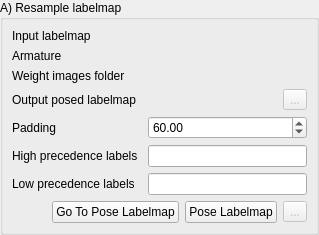
     <widget class="QWidget" name="ResamplePage">
      <property name="accessibleName">
       <string>Pose labelmap (resampling)</string>
      </property>
      <property name="accessibleDescription">
       <string>&lt;!DOCTYPE HTML PUBLIC &quot;-//W3C//DTD HTML 4.0//EN&quot; &quot;http://www.w3.org/TR/REC-html40/strict.dtd&quot;&gt;
&lt;html&gt;&lt;head&gt;&lt;meta name=&quot;qrichtext&quot; content=&quot;1&quot; /&gt;&lt;style type=&quot;text/css&quot;&gt;
p, li { white-space: pre-wrap; }
&lt;/style&gt;&lt;/head&gt;&lt;body style=&quot; font-family:'MS Shell Dlg 2'; font-size:8.25pt; font-weight:400; font-style:normal;&quot;&gt;
&lt;p style=&quot; margin-top:12px; margin-bottom:12px; margin-left:0px; margin-right:0px; -qt-block-indent:0; text-indent:0px;&quot;&gt;&lt;span style=&quot; font-size:10pt; font-weight:600;&quot;&gt;Pose labelmap (resampling)&lt;/span&gt;&lt;/p&gt;
&lt;p style=&quot; margin-top:12px; margin-bottom:12px; margin-left:0px; margin-right:0px; -qt-block-indent:0; text-indent:0px;&quot;&gt;&lt;span style=&quot; font-size:8pt;&quot;&gt;Pose the input labelmap with the repositioned armature. As the compution is time consuming, it is advised to be sure of the final pose before running the computation. You can preview the result by posing the bones or skin surface models first.&lt;/span&gt;&lt;/p&gt;&lt;/body&gt;&lt;/html&gt;</string>
      </property>
      <layout class="QFormLayout" name="formLayout_16">
       <property name="fieldGrowthPolicy">
        <enum>QFormLayout::AllNonFixedFieldsGrow</enum>
       </property>
       <property name="margin">
        <number>0</number>
       </property>
       <item row="0" column="0" colspan="2">
        <widget class="ctkCollapsibleGroupBox" name="ResampleCollapsibleGroupBox">
         <property name="sizePolicy">
          <sizepolicy hsizetype="Preferred" vsizetype="Minimum">
           <horstretch>0</horstretch>
           <verstretch>0</verstretch>
          </sizepolicy>
         </property>
         <property name="title">
          <string>A) Resample labelmap</string>
         </property>
         <layout class="QGridLayout" name="gridLayout_14">
          <item row="0" column="0">
           <widget class="QLabel" name="PoseLabelmapInputLabel">
            <property name="text">
             <string>Input labelmap</string>
            </property>
            <property name="workflow" stdset="0">
             <stringlist>
              <string>2</string>
             </stringlist>
            </property>
           </widget>
          </item>
          <item row="0" column="1" colspan="2">
           <widget class="qMRMLNodeComboBox" name="PoseLabelmapInputNodeComboBox">
            <property name="toolTip">
             <string>Select the labelmap to pose</string>
            </property>
            <property name="nodeTypes">
             <stringlist>
              <string>vtkMRMLScalarVolumeNode</string>
             </stringlist>
            </property>
            <property name="showChildNodeTypes">
             <bool>false</bool>
            </property>
            <property name="baseName">
             <string>Labelmap</string>
            </property>
            <property name="addEnabled">
             <bool>false</bool>
            </property>
            <property name="workflow" stdset="0">
             <stringlist>
              <string>2</string>
             </stringlist>
            </property>
           </widget>
          </item>
          <item row="1" column="0">
           <widget class="QLabel" name="PoseLabelmapArmatureLabel">
            <property name="text">
             <string>Armature</string>
            </property>
            <property name="workflow" stdset="0">
             <stringlist>
              <string>2</string>
             </stringlist>
            </property>
           </widget>
          </item>
          <item row="1" column="1" colspan="2">
           <widget class="qMRMLNodeComboBox" name="PoseLabelmapArmatureNodeComboBox">
            <property name="toolTip">
             <string>Select the posed armature</string>
            </property>
            <property name="nodeTypes">
             <stringlist>
              <string>vtkMRMLModelNode</string>
             </stringlist>
            </property>
            <property name="baseName">
             <string>Armature</string>
            </property>
            <property name="addEnabled">
             <bool>false</bool>
            </property>
            <property name="renameEnabled">
             <bool>false</bool>
            </property>
            <property name="workflow" stdset="0">
             <stringlist>
              <string>2</string>
             </stringlist>
            </property>
           </widget>
          </item>
          <item row="2" column="0">
           <widget class="QLabel" name="PoseLabelmapWeightDirectoryLabel">
            <property name="text">
             <string>Weight images folder</string>
            </property>
            <property name="workflow" stdset="0">
             <stringlist>
              <string>2</string>
             </stringlist>
            </property>
           </widget>
          </item>
          <item row="3" column="0">
           <widget class="QLabel" name="PoseLabelmapOutputLabel">
            <property name="text">
             <string>Output posed labelmap</string>
            </property>
            <property name="workflow" stdset="0">
             <stringlist>
              <string>1</string>
              <string>2</string>
             </stringlist>
            </property>
           </widget>
          </item>
          <item row="3" column="1">
           <widget class="qMRMLNodeComboBox" name="PoseLabelmapOutputNodeComboBox">
            <property name="toolTip">
             <string>Select the output posed labelmap</string>
            </property>
            <property name="nodeTypes">
             <stringlist>
              <string>vtkMRMLScalarVolumeNode</string>
             </stringlist>
            </property>
            <property name="baseName">
             <string>Posed Labelmap</string>
            </property>
            <property name="workflow" stdset="0">
             <stringlist>
              <string>1</string>
              <string>2</string>
             </stringlist>
            </property>
           </widget>
          </item>
          <item row="7" column="0" colspan="3">
           <layout class="QHBoxLayout" name="horizontalLayout_11">
            <item>
             <spacer name="horizontalSpacer_10">
              <property name="orientation">
               <enum>Qt::Horizontal</enum>
              </property>
              <property name="sizeHint" stdset="0">
               <size>
                <width>40</width>
                <height>20</height>
               </size>
              </property>
             </spacer>
            </item>
            <item>
             <widget class="QPushButton" name="PoseLabelmapGoToPushButton">
              <property name="toolTip">
               <string>Open the &quot;Pose Labelmap&quot; module</string>
              </property>
              <property name="text">
               <string>Go To Pose Labelmap</string>
              </property>
              <property name="workflow" stdset="0">
               <stringlist>
                <string>2</string>
               </stringlist>
              </property>
             </widget>
            </item>
            <item>
             <widget class="QPushButton" name="PoseLabelmapApplyPushButton">
              <property name="toolTip">
               <string>&lt;!DOCTYPE HTML PUBLIC &quot;-//W3C//DTD HTML 4.0//EN&quot; &quot;http://www.w3.org/TR/REC-html40/strict.dtd&quot;&gt;
&lt;html&gt;&lt;head&gt;&lt;meta name=&quot;qrichtext&quot; content=&quot;1&quot; /&gt;&lt;style type=&quot;text/css&quot;&gt;
p, li { white-space: pre-wrap; }
&lt;/style&gt;&lt;/head&gt;&lt;body style=&quot; font-family:'MS Shell Dlg 2'; font-size:8.25pt; font-weight:400; font-style:normal;&quot;&gt;
&lt;p style=&quot; margin-top:0px; margin-bottom:0px; margin-left:0px; margin-right:0px; -qt-block-indent:0; text-indent:0px;&quot;&gt;&lt;span style=&quot; font-size:8pt;&quot;&gt;Pose the labelmap by transforming each of the input labelmap voxel according to the posed armature and their attributed weight&lt;/span&gt;&lt;/p&gt;&lt;/body&gt;&lt;/html&gt;</string>
              </property>
              <property name="text">
               <string>Pose Labelmap</string>
              </property>
              <property name="checkable">
               <bool>true</bool>
              </property>
             </widget>
            </item>
            <item>
             <widget class="QToolButton" name="PoseLabelmapSaveToolButton">
              <property name="enabled">
               <bool>false</bool>
              </property>
              <property name="text">
               <string>...</string>
              </property>
              <property name="workflow" stdset="0">
               <stringlist>
                <string>0</string>
               </stringlist>
              </property>
             </widget>
            </item>
           </layout>
          </item>
          <item row="2" column="1" colspan="2">
           <widget class="ctkPathLineEdit" name="PoseLabelmapWeightPathLineEdit">
            <property name="filters">
             <set>ctkPathLineEdit::Dirs|ctkPathLineEdit::Drives|ctkPathLineEdit::Readable|ctkPathLineEdit::Writable</set>
            </property>
            <property name="workflow" stdset="0">
             <stringlist>
              <string>2</string>
             </stringlist>
            </property>
           </widget>
          </item>
          <item row="3" column="2">
           <widget class="QToolButton" name="PoseLabelmapOutputNodeToolButton">
            <property name="enabled">
             <bool>false</bool>
            </property>
            <property name="toolTip">
             <string>Save to file the repositioned labelmap.</string>
            </property>
            <property name="text">
             <string>...</string>
            </property>
            <property name="workflow" stdset="0">
             <stringlist>
              <string>1</string>
              <string>2</string>
             </stringlist>
            </property>
           </widget>
          </item>
          <item row="4" column="0">
           <widget class="QLabel" name="PoseLabelmapPaddingLabel">
            <property name="text">
             <string>Padding</string>
            </property>
            <property name="workflow" stdset="0">
             <stringlist>
              <string>2</string>
             </stringlist>
            </property>
           </widget>
          </item>
          <item row="4" column="1" colspan="2">
           <widget class="QDoubleSpinBox" name="PoseLabelmapPaddingSpinBox">
            <property name="sizePolicy">
             <sizepolicy hsizetype="Preferred" vsizetype="Fixed">
              <horstretch>0</horstretch>
              <verstretch>0</verstretch>
             </sizepolicy>
            </property>
            <property name="toolTip">
             <string>This property controls the padding to apply around the armature to define the output boundaries.</string>
            </property>
            <property name="singleStep">
             <double>1.000000000000000</double>
            </property>
            <property name="value">
             <double>60.000000000000000</double>
            </property>
            <property name="workflow" stdset="0">
             <stringlist>
              <string>2</string>
             </stringlist>
            </property>
           </widget>
          </item>
          <item row="5" column="0">
           <widget class="QLabel" name="PoseLabelmapHighPrecedenceLabelsLabel">
            <property name="text">
             <string>High precedence labels</string>
            </property>
            <property name="workflow" stdset="0">
             <stringlist>
              <string>2</string>
             </stringlist>
            </property>
           </widget>
          </item>
          <item row="5" column="1" colspan="2">
           <widget class="QLineEdit" name="PoseLabelmapHighPrecedenceLabelsLineEdit">
            <property name="workflow" stdset="0">
             <stringlist>
              <string>2</string>
             </stringlist>
            </property>
           </widget>
          </item>
          <item row="6" column="0">
           <widget class="QLabel" name="PoseLabelmapLowPrecedenceLabelsLabel">
            <property name="text">
             <string>Low precedence labels</string>
            </property>
            <property name="workflow" stdset="0">
             <stringlist>
              <string>2</string>
             </stringlist>
            </property>
           </widget>
          </item>
          <item row="6" column="1" colspan="2">
           <widget class="QLineEdit" name="PoseLabelmapLowPrecedenceLabelsLineEdit">
            <property name="workflow" stdset="0">
             <stringlist>
              <string>2</string>
             </stringlist>
            </property>
           </widget>
          </item>
         </layout>
        </widget>
       </item>
      </layout>
     </widget>
